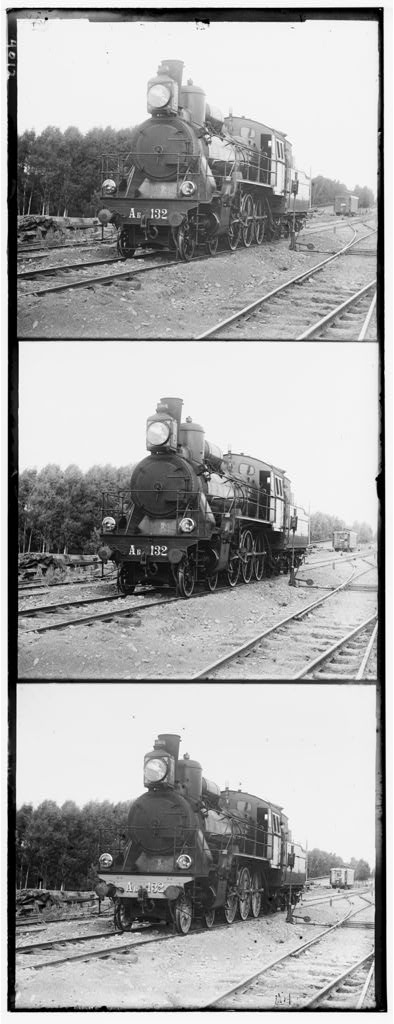
%> input picture data/00458v.jpg, 394 x 1024 px
$ octave --eval "get_coordinate(imread('../data/00458v.jpg'));"   (GNU Octave 9; MATLAB toolbox functions it lacks are replaced by stand-ins)
%> lines starting %> are read from the running program, lines starting %| are printed output that depends on the picture
function []=get_coordinate(A)
[~,r]=size(A);
%> r = 394
I1=imcrop(A,[0 7 r 345]);
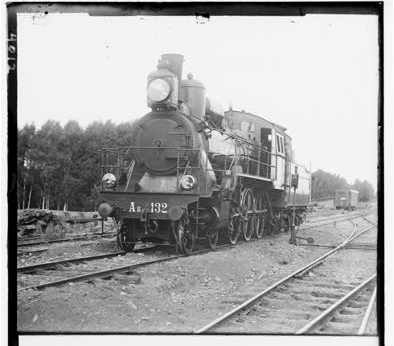
%> I1: size 346x394 uint8; min 0, max 255, mean 164.8
I2=imcrop(A,[0 338 r 345]);
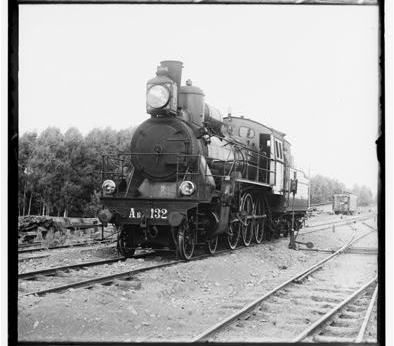
%> I2: size 346x394 uint8; min 0, max 255, mean 166.5
I3=imcrop(A,[0 675 r 345]);
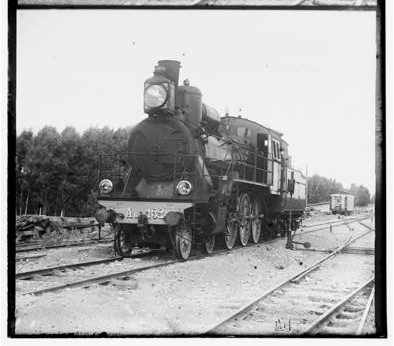
%> I3: size 346x394 uint8; min 0, max 255, mean 168.4
minimum=sum(sum(I2-I1).^2);
%> minimum = 15466329856
for x1 = -15:15
    for y1 = -5:5
        I2=circshift(I2,[x1 y1]);
        value=sum(sum(I2-I1).^2);
        if value < minimum
            minimum=value;
            x=x1;
            y=y1;
        end
        I2=circshift(I2,[-x1 -y1]);
    end
end
%> after the loop, minimum = 11922134415; x = -6; y = 0
I2=circshift(I2,[x y]);
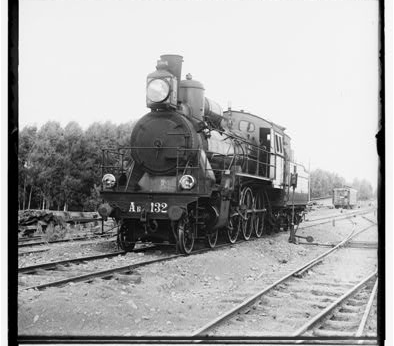
%> I2: size 346x394 uint8; min 0, max 255, mean 166.5; mean of the top-left, top-right, bottom-left and bottom-right quarters 182, 216.4, 114.8, 152.7
minimum=sum(sum(I3-I1).^2);
%> minimum = 19455844127
for x2 = -15:15
    for y2 = -5:5
        I3=circshift(I3,[x2 y2]);
        value=sum(sum(I3-I1).^2);
        if value < minimum
            minimum=value;
            x=x2;
            y=y2;
        end
        I3=circshift(I3,[-x2 -y2]);
    end
end
%> after the loop, minimum = 17346868223; x = -3
I3=circshift(I3,[x y]);
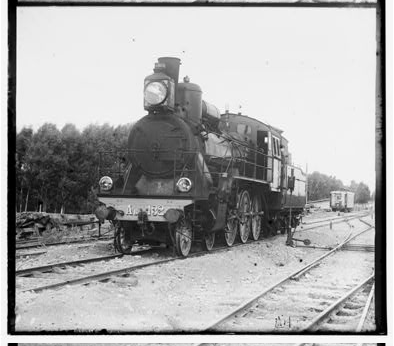
%> I3: size 346x394 uint8; min 0, max 255, mean 168.4; mean of the top-left, top-right, bottom-left and bottom-right quarters 173.4, 206.7, 135.6, 157.9
rgbImg = cat(3, I1, I2, I3);
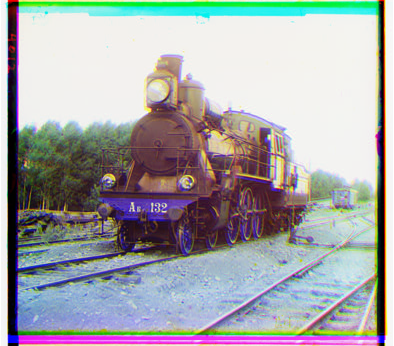
%> rgbImg: size 346x394x3 uint8; mean R, G, B 164.8, 166.5, 168.4
figure,imshow(rgbImg);
end

$ run again, on data/00804v.jpg
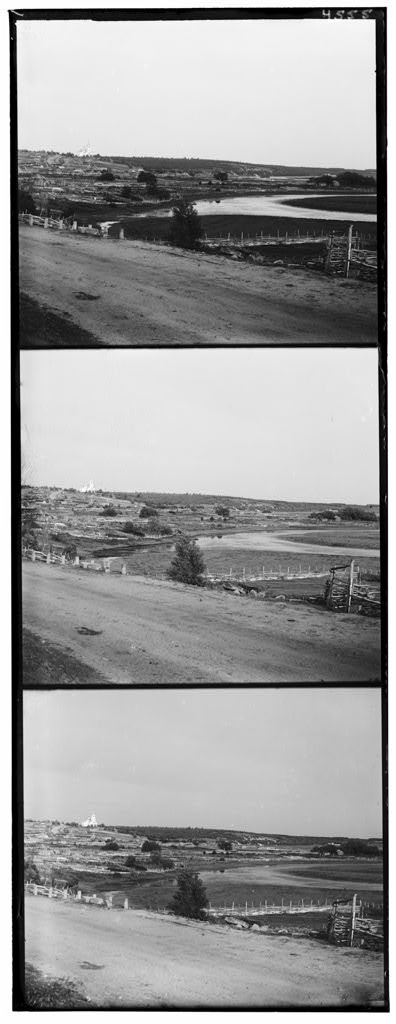
%> input picture data/00804v.jpg, 396 x 1024 px
%> in get_coordinate, `minimum=sum(sum(I2-I1).^2);`: minimum = 38312636704
%> after the loop in get_coordinate, `for x1 = -15:15`: minimum = 31126621893; x = -4; y = -1
%> in get_coordinate, `I2=circshift(I2,[x y]);`:
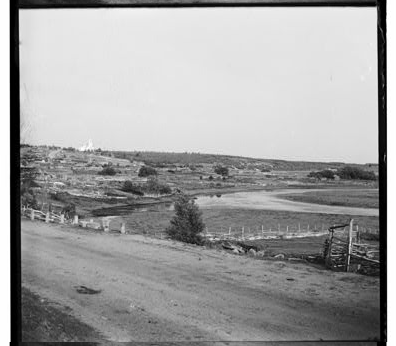
%> I2: size 346x396 uint8; min 0, max 255, mean 159.7; mean of the top-left, top-right, bottom-left and bottom-right quarters 197.4, 202.7, 125.3, 113.5
%> in get_coordinate, `minimum=sum(sum(I3-I1).^2);`: minimum = 55972920536
%> after the loop in get_coordinate, `for x2 = -15:15`: minimum = 44982002012; x = -1; y = -2
%> in get_coordinate, `rgbImg = cat(3, I1, I2, I3);`:
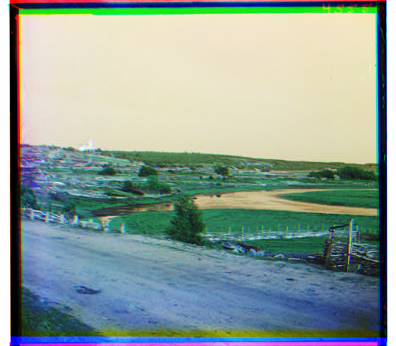
%> rgbImg: size 346x396x3 uint8; mean R, G, B 142.6, 159.7, 152.4

$ run again, on data/00888v.jpg
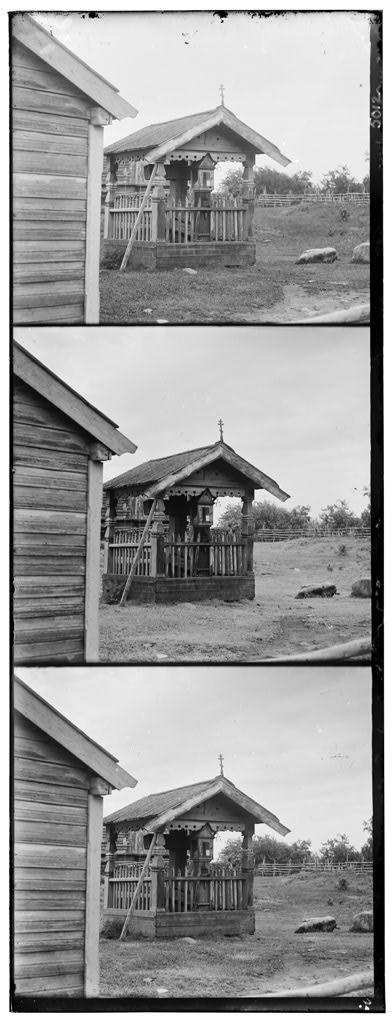
%> input picture data/00888v.jpg, 392 x 1024 px
%> in get_coordinate, `minimum=sum(sum(I2-I1).^2);`: minimum = 4725353814
%> after the loop in get_coordinate, `for x1 = -15:15`: minimum = 3293842592; x = -4; y = -1
%> in get_coordinate, `I2=circshift(I2,[x y]);`:
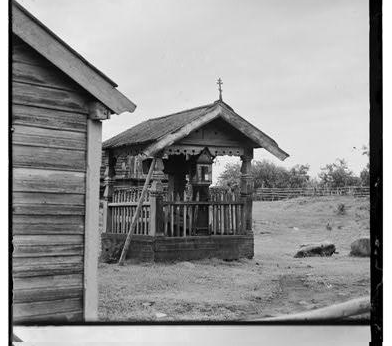
%> I2: size 346x392 uint8; min 0, max 255, mean 148; mean of the top-left, top-right, bottom-left and bottom-right quarters 152.9, 187.2, 123.2, 128.6
%> in get_coordinate, `minimum=sum(sum(I3-I1).^2);`: minimum = 6440698637
%> after the loop in get_coordinate, `for x2 = -15:15`: minimum = 4264388156; x = -2
%> in get_coordinate, `rgbImg = cat(3, I1, I2, I3);`:
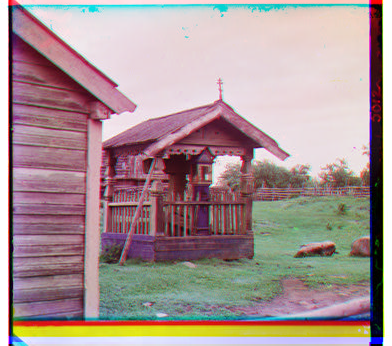
%> rgbImg: size 346x392x3 uint8; mean R, G, B 168, 148, 147.9

$ run again, on data/00911v.jpg
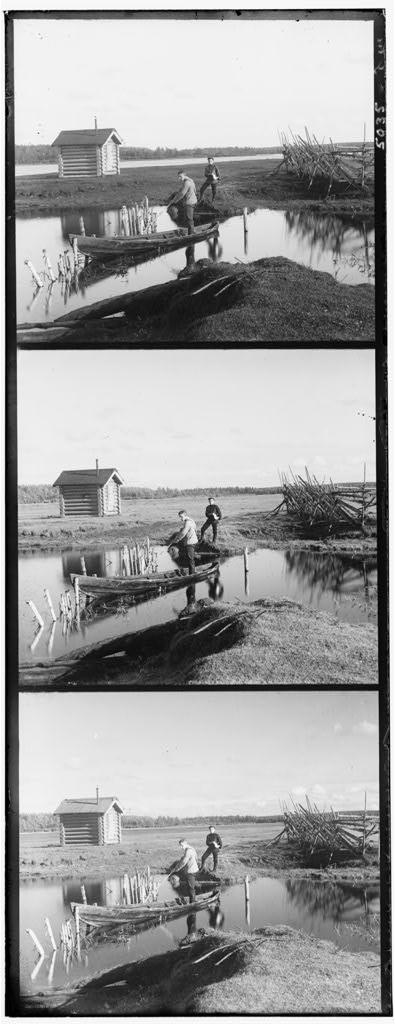
%> input picture data/00911v.jpg, 395 x 1024 px
%> in get_coordinate, `minimum=sum(sum(I2-I1).^2);`: minimum = 23633254090
%> after the loop in get_coordinate, `for x1 = -15:15`: minimum = 15857925099; x = -9; y = -1
%> in get_coordinate, `I2=circshift(I2,[x y]);`:
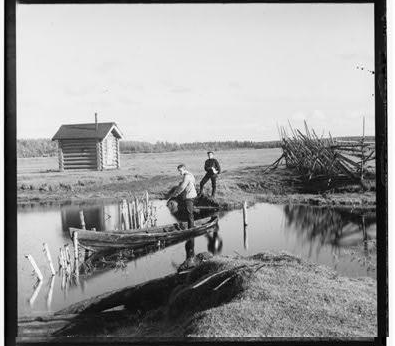
%> I2: size 346x395 uint8; min 0, max 255, mean 154.8; mean of the top-left, top-right, bottom-left and bottom-right quarters 200.3, 192.1, 110.3, 116.3
%> in get_coordinate, `minimum=sum(sum(I3-I1).^2);`: minimum = 34408334640
%> after the loop in get_coordinate, `for x2 = -15:15`: minimum = 27954797619; x = 0; y = -4
%> in get_coordinate, `rgbImg = cat(3, I1, I2, I3);`:
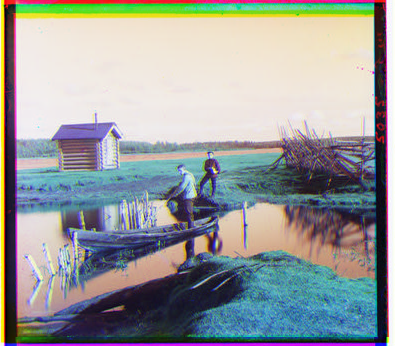
%> rgbImg: size 346x395x3 uint8; mean R, G, B 152.6, 154.8, 154.6
